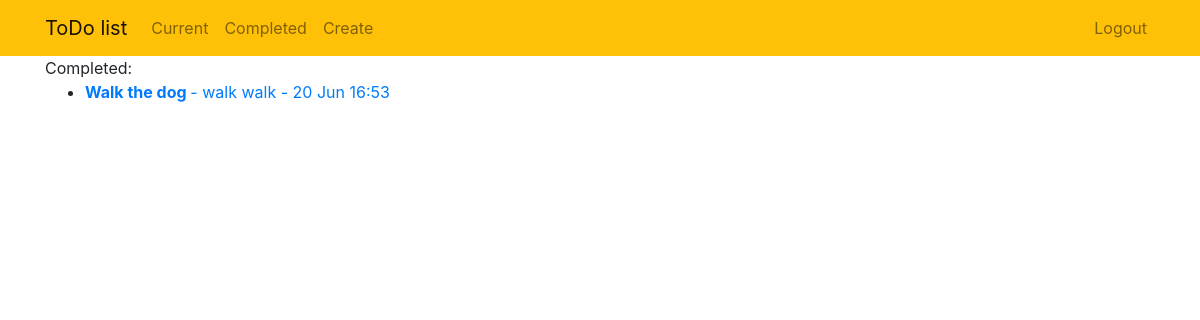
Page /completed/ (signed in) on the earlier database version.
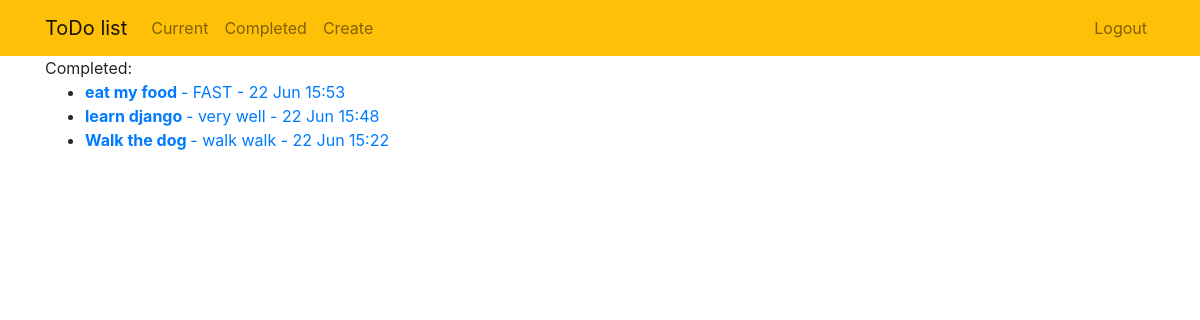
Same page on the later database version.
### todo/models.py (models this page shows, shortened)
class ToDo(models.Model):
    title = models.CharField(max_length=100)
    memo = models.TextField(blank=True)  # Not necessary
    created = models.DateTimeField(auto_now_add=True)
    datecomleted = models.DateTimeField(null=True, blank=True)
    important = models.BooleanField(default=False)
    user = models.ForeignKey(User, on_delete=models.CASCADE)

### todo/views.py (the view)
# urls.py: path('completed/', views.completedtodos, name='completedtodos'),  # Completed ToDos page
@login_required
def completedtodos(request):
    todos = ToDo.objects.filter(user=request.user, datecomleted__isnull=False).order_by('-datecomleted')
    context = {'todos': todos}
    return render(request, 'todo/completedtodos.html', context)

### todo/templates/todo/completedtodos.html
{% extends 'todo/base.html' %}
{% block content %}
    Completed:
    <ul>
        {% for todo in todos %}
        <li>
            <a href="{% url 'todo:viewtodo' todo.id %}">
            {% if todo.important %} <b> {% endif %}
                {{ todo.title }}
            {% if todo.important %} </b> {% endif %}
            {% if todo.memo %} - {{ todo.memo }}{% endif %}
             - {{ todo.datecomleted|date:'j M H:i' }}
            </a>
        </li>
        {% endfor %}
    </ul>
{% endblock %}

### todo/templates/todo/base.html (shortened to what this page needs)
{% load static %}
<!doctype html>
<html lang="en">
<head>
    <link rel="stylesheet" href="https://stackpath.bootstrapcdn.com/bootstrap/4.4.1/css/bootstrap.min.css"
>
</head>
<body>
<nav class="navbar navbar-expand-md navbar-light bg-warning">
    <div class="container">
        <a class="navbar-brand" href="{% url 'todo:home' %}">
            <span>ToDo list</span>
        </a>
        <div class="collapse navbar-collapse" id="navbarNav">
            {% if user.is_authenticated %}
            <ul class="navbar-nav mr-auto">
                <li class="nav-item {{ current }}">
                    <a class="nav-link" href="{% url 'todo:currenttodos' %}">Current</a>
                </li>
                <li class="nav-item {{ completed }}">
                    <a class="nav-link" href="{% url 'todo:completedtodos' %}">Completed</a>
                </li>
                <li class="nav-item {{ create }}">
                    <a class="nav-link" href="{% url 'todo:createtodo' %}">Create</a>
                </li>
            </ul>
            {% endif %}
            <ul class="navbar-nav ml-auto">
                {% if user.is_authenticated %}
                <li class="nav-item">
                    <a href="#" onclick="$('#signOutBtn').click()" class="nav-link">Logout</a>
                </li>
                {% endif %}
            </ul>
        </div>
    </div>
</nav>
<div class="container">
    {% block content %}{% endblock %}
</div>
</body>
</html>

Differences in the rows shown:
added ToDo: title "eat my food", memo "FAST", datecomleted "22 Jun 15:53"
now on this page (row edited): ToDo: title "learn django", memo "very well", datecomleted "22 Jun 15:48"
changed ToDo "Walk the dog": datecomleted "20 Jun 16:53" → "22 Jun 15:22"
